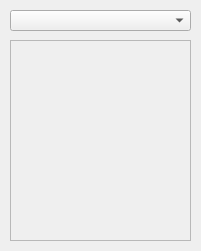
<?xml version="1.0" encoding="UTF-8"?>
<ui version="4.0">
 <class>BvhOptimizationWidget</class>
 <widget class="QWidget" name="BvhOptimizationWidget">
  <property name="geometry">
   <rect>
    <x>0</x>
    <y>0</y>
    <width>201</width>
    <height>251</height>
   </rect>
  </property>
  <property name="windowTitle">
   <string>Form</string>
  </property>
  <widget class="QComboBox" name="optimization_combobox">
   <property name="geometry">
    <rect>
     <x>10</x>
     <y>10</y>
     <width>181</width>
     <height>21</height>
    </rect>
   </property>
  </widget>
  <widget class="QFrame" name="optimization_frame">
   <property name="geometry">
    <rect>
     <x>10</x>
     <y>40</y>
     <width>181</width>
     <height>201</height>
    </rect>
   </property>
   <property name="frameShape">
    <enum>QFrame::StyledPanel</enum>
   </property>
   <property name="frameShadow">
    <enum>QFrame::Raised</enum>
   </property>
  </widget>
 </widget>
 <resources/>
 <connections/>
</ui>
